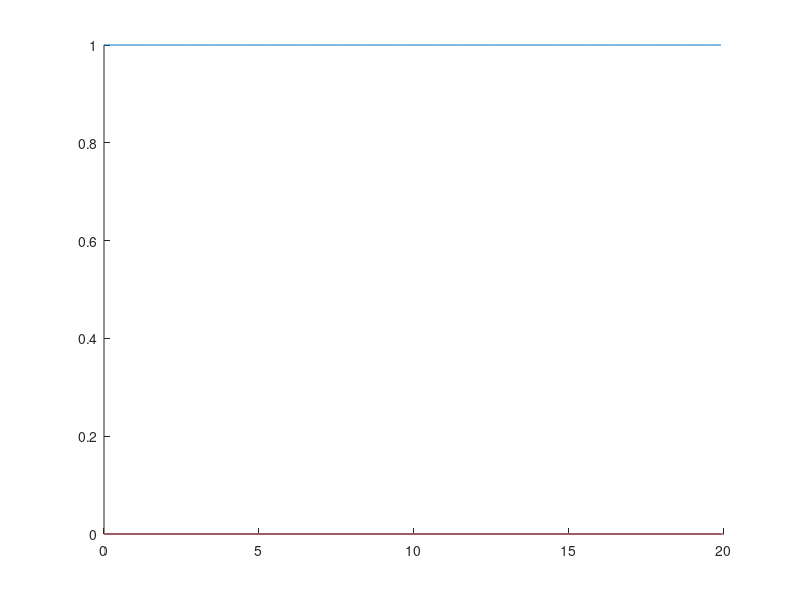

Write MATLAB code to recreate this figure.
function bhsuQM

tmax=20;

Nt = 200;
dt = tmax/Nt;

t=[0:dt:tmax-dt];

S = 6;
U = 1;
mu = 1;
J = 0.01;

Jx=[0,1,0;1,0,1;0,1,0]/sqrt(2);
Jy=i*[0,-1,0;1,0,-1;0,1,0]/sqrt(2);
Jz=[1,0,0;0,0,0;0,0,-1];

JxS=cell(1,S);
JyS=cell(1,S);
JzS=cell(1,S);
for j=1:S,
    JxS{j}=sparse(kron(kron(eye(3^(j-1)),Jx),eye(3^(S-j))));
    JyS{j}=sparse(kron(kron(eye(3^(j-1)),Jy),eye(3^(S-j))));
    JzS{j}=sparse(kron(kron(eye(3^(j-1)),Jz),eye(3^(S-j))));
end

HQM=zeros(3^S,3^S);
for j=1:S
    HQM=HQM+JzS{j}*JzS{j}-JzS{j};
    for k=j+1:S
        HQM=HQM-J*(JxS{j}*JxS{k}+JyS{j}*JyS{k});
    end
end

[Vn,En]=eig(HQM);

init=zeros(3^S,1);
init(1,1)=1;

cn=Vn'*init;  

AvgSz1=zeros(Nt);
for j=1:Nt
    AvgSz1(j)=cn'*expm(i*t(j)*En)*Vn'*JzS{1}*Vn*expm(-i*t(j)*En)*cn;
end

%plot the results

figure
hold on
%plot(t,X(:,1),'r');
plot(t,AvgSz1);
%legend('n for p=0');